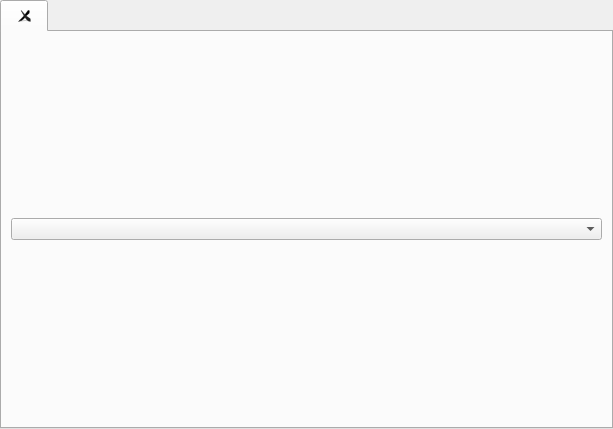
<?xml version="1.0" encoding="UTF-8"?>
<ui version="4.0">
 <class>SimpleLedgerView</class>
 <widget class="QWidget" name="SimpleLedgerView">
  <property name="geometry">
   <rect>
    <x>0</x>
    <y>0</y>
    <width>613</width>
    <height>429</height>
   </rect>
  </property>
  <layout class="QVBoxLayout" name="verticalLayout_2">
   <property name="leftMargin">
    <number>0</number>
   </property>
   <property name="topMargin">
    <number>0</number>
   </property>
   <property name="rightMargin">
    <number>0</number>
   </property>
   <property name="bottomMargin">
    <number>0</number>
   </property>
   <item>
    <widget class="QTabWidget" name="ledgerTab">
     <property name="tabsClosable">
      <bool>true</bool>
     </property>
     <property name="movable">
      <bool>true</bool>
     </property>
     <widget class="QWidget" name="newLedgerTab">
      <attribute name="icon">
       <iconset theme="list-add">
        <normaloff>.</normaloff>.</iconset>
      </attribute>
      <attribute name="title">
       <string notr="true"/>
      </attribute>
      <layout class="QVBoxLayout" name="verticalLayout">
       <item>
        <widget class="KMyMoneyAccountCombo" name="accountCombo"/>
       </item>
      </layout>
     </widget>
    </widget>
   </item>
  </layout>
 </widget>
 <customwidgets>
  <customwidget>
   <class>KMyMoneyAccountCombo</class>
   <extends>QComboBox</extends>
   <header>kmymoneyaccountcombo.h</header>
  </customwidget>
 </customwidgets>
 <resources/>
 <connections/>
</ui>
